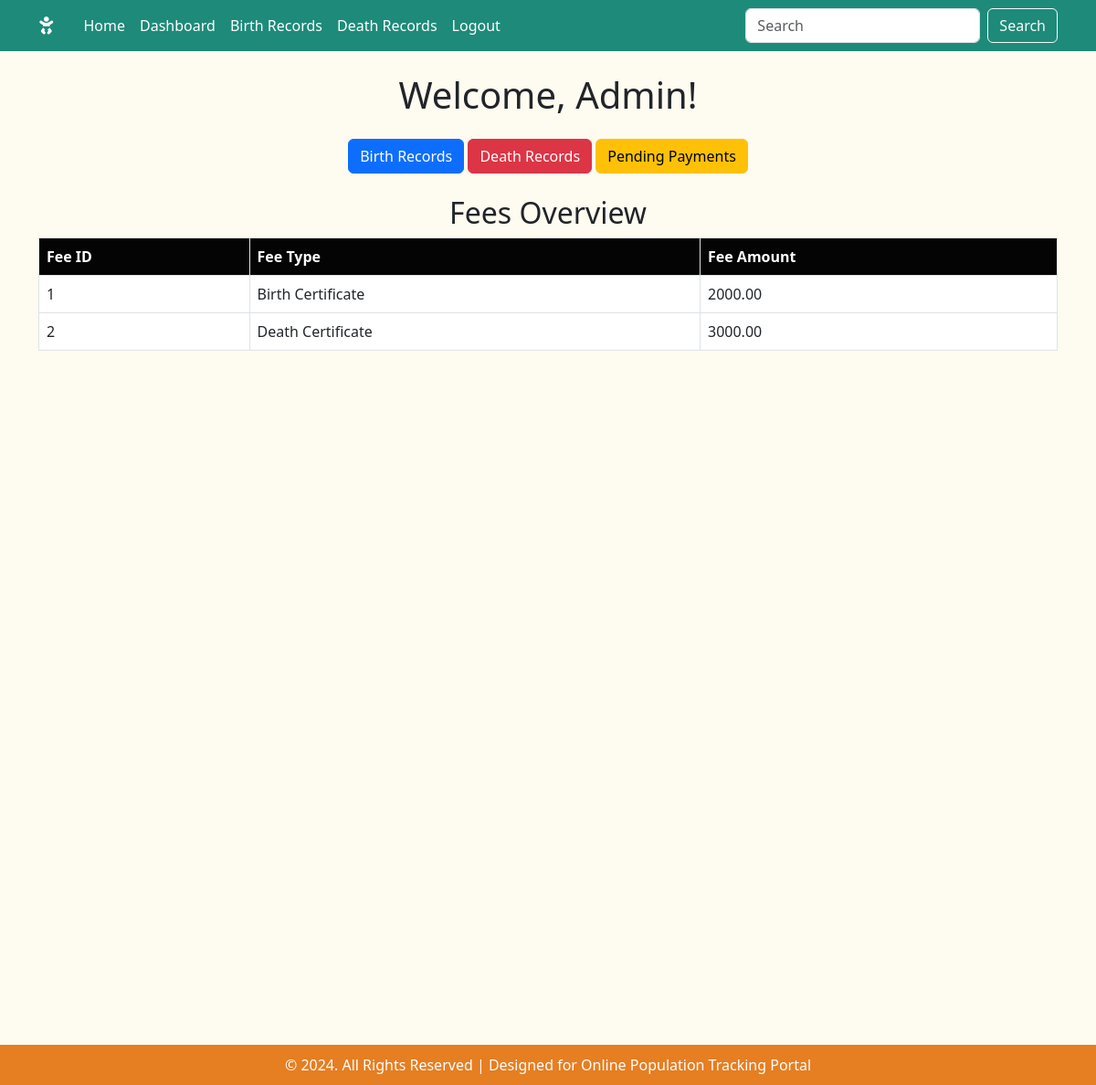
The page /user.php (signed in) on the database its author committed.
### tables this page shows
CREATE TABLE `fees` (
  `fee_id` int(11) NOT NULL,
  `fee_type` enum('Birth Certificate','Death Certificate') NOT NULL,
  `fee` decimal(10,2) NOT NULL
);

### user.php (the view, shortened to what this page needs)
<?php
include('include/db_connect.inc');
include('include/header.inc');
include('include/nav.inc');
$query = "SELECT fee_id, fee_type, fee FROM fees";
$result = $conn->query($query);
?>
<main class="container my-4">
    <h1 class="m-4 text-center">Welcome, <?= htmlspecialchars($_SESSION['username']) ?>!</h1>
    <div class="text-center mb-4">
        <a href="birth_records.php" class="btn btn-primary">Birth Records</a>
        <a href="death_records.php" class="btn btn-danger">Death Records</a>
        <a href="pending_payments.php" class="btn btn-warning">Pending Payments</a>
    </div>
    <h2 class="text-center">Fees Overview</h2>
    <?php if ($result->num_rows > 0): ?>
        <table class="table table-bordered">
            <thead>
                <tr>
                    <th>Fee ID</th>
                    <th>Fee Type</th>
                    <th>Fee Amount</th>
                </tr>
            </thead>
            <tbody>
                <?php while ($fee = $result->fetch_assoc()): ?>
                    <tr>
                        <td><?= htmlspecialchars($fee['fee_id']) ?></td>
                        <td><?= htmlspecialchars($fee['fee_type']) ?></td>
                        <td><?= htmlspecialchars($fee['fee']) ?></td>
                    </tr>
                <?php endwhile; ?>
            </tbody>
        </table>
    <?php else: ?>
        <div class="alert alert-warning text-center">
            <h3>No fees available.</h3>
        </div>
    <?php endif; ?>
</main>
<?php include('include/footer.inc'); ?>

### assets/css/style.css (style rules this page uses)
body { background-color: #fefbf0; }
h1,h3 { margin: 30px; text-align: center; }
.table th { background-color: #040404; color: white; }
main { height: 130vh; }

### rows shown on the page
fees: fee_id "1", fee_type "Birth Certificate", fee "2000.00"
fees: fee_id "2", fee_type "Death Certificate", fee "3000.00"

### other values the page prints
$_SESSION['username'] "Admin"
